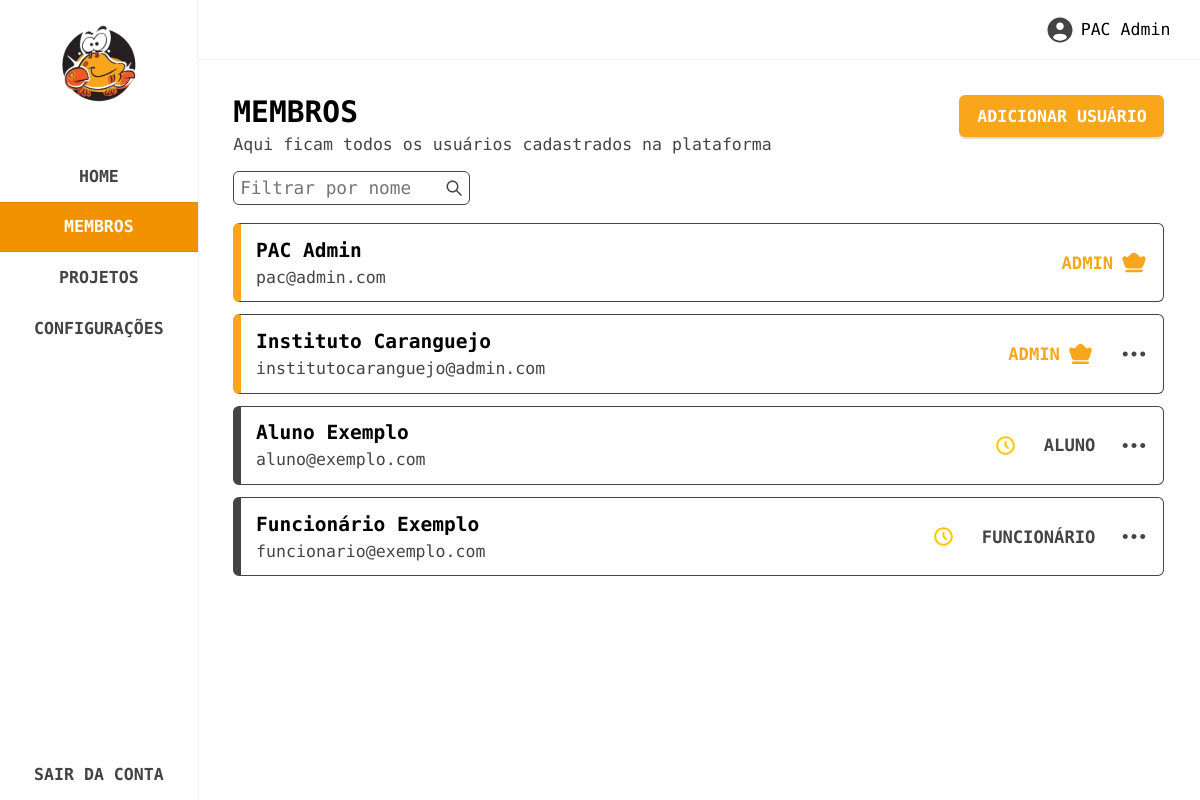
/membros (signed in), run on the app's committed database.
### tables this page shows
CREATE TABLE IF NOT EXISTS `users` (
  `id` bigint(100) NOT NULL AUTO_INCREMENT,
  `name` varchar(100) DEFAULT NULL,
  `email` varchar(150) DEFAULT NULL,
  `phone` varchar(100) DEFAULT NULL,
  `registration_number` bigint(100) DEFAULT NULL,
  `course` varchar(100) DEFAULT NULL,
  `year` varchar(100) DEFAULT NULL,
  `institution` varchar(150) DEFAULT NULL,
  `hours_to_be_validated` int(100) DEFAULT NULL,
  `password` varchar(150) DEFAULT NULL,
  `role` bigint(100) DEFAULT NULL,
  `approved` int(100) DEFAULT 0,
  PRIMARY KEY (`id`)
);

### config/config.php (called while the page is built, shortened)
<?php
function base_url($path) {
    return rtrim(BASE_URL, '/') . '/' . ltrim($path, '/');
}
?>

### routes/routes.php (called while the page is built, shortened)
<?php
$route = isset($_GET['url']) ? $_GET['url'] : '';
function is_project_route($route) {
    return preg_match('/^projeto\/([a-zA-Z0-9-]+)$/', $route);
}
function is_activity_route($route) {
    return preg_match('/^projeto\/([a-zA-Z0-9-]+)\/([a-zA-Z0-9-]+)$/', $route);
}
if (is_project_route($route)) {
    preg_match('/^projeto\/([a-zA-Z0-9-]+)$/', $route, $matches);
    $slug = $matches[1];
    $file = './pages/project-single.php';
    $_GET['slug'] = $slug;
} else {
    switch ($route) {
        case 'membros':
            $file = './pages/members.php';
            break;
    }
}
include $file;
?>

### controllers/users.php (called while the page is built, shortened)
<?php
include_once __DIR__ . '/../config/config.php';
include_once __DIR__ . '/../db/db.php';
function get_user_info($user_id, $fields = []) {
    global $connect;
    $field_list = implode(", ", $fields);
    $query = "SELECT $field_list FROM users WHERE id = ?";
    $stmt = $connect->prepare($query);
    $stmt->bind_param('i', $user_id);
    $stmt->execute();
    $result = [];
    $bind_result_args = [];
    foreach ($fields as $field) {
        $bind_result_args[] = &$result[$field];
    }
    call_user_func_array([$stmt, 'bind_result'], $bind_result_args);
    return $result;
}
function get_all_users($filter_name, $page, $limit = 30) {
    global $connect;
    $offset = ($page - 1) * $limit;
    $filter_query = $filter_name ? "WHERE name LIKE ?" : "";
    $sql = "SELECT * FROM users $filter_query LIMIT ? OFFSET ?";
    $stmt = $connect->prepare($sql);
    if ($filter_name) {
        $filter_name_param = '%' . $filter_name . '%';
        $stmt->bind_param("sii", $filter_name_param, $limit, $offset);
    } else {
        $stmt->bind_param("ii", $limit, $offset);
    }
    $stmt->execute();
    $result = $stmt->get_result();
    $users = $result->fetch_all(MYSQLI_ASSOC);
    return $users;
}
?>

### pages/members.php (the view, shortened to what this page needs)
<?php
include_once __DIR__ . '/../controllers/users.php';
$user_id = $_COOKIE['user_id'];
$user_info = get_user_info($user_id, ['role', 'approved']);
$role = $user_info['role'];
$is_approved = intval($user_info['approved']);
$filter_name = isset($_GET['name']) ? $_GET['name'] : '';
$page = isset($_GET['page']) ? intval($_GET['page']) : 1;
$users = get_all_users($filter_name, $page);
?>
<section class="members" data-page="members">
    <?php include __DIR__ . '/../partials/sidebar.php'; ?>
    <div class="main">
        <?php include __DIR__ . '/../partials/topbar.php'; ?>
        <div class="content">
            <div class="header">
                <span>
                    <h3>MEMBROS</h3>
                    <p>Aqui ficam todos os usuários cadastrados na plataforma</p>
                </span>
                <span>
                    <?php if(intval($role) == 1 || (intval($role) == 2 && $is_approved == 1)): ?>
                        <button class="add-user">ADICIONAR USUÁRIO</button>
                    <?php endif; ?>
                </span>
            </div>
            <div class="filter">
                <form action="" method="GET" id="filter-user-form">
                    <div class="input">
                        <input id="filter-user-name" type="text" name="name" placeholder="Filtrar por nome" value="<?= htmlspecialchars($filter_name) ?>">
                        <button type="submit">
                            <img src="<?= base_url('assets/images/svg/search.svg') ?>" alt="search">
                        </button>
                    </div>
                </form>
            </div>
            <div class="users">
                <?php if(count($users) > 0): ?>
                    <?php foreach($users as $user): ?>
                        <div class="card" data-role="<?= $user['role'] ?>">
                            <div class="left">
                                <span class="infos">
                                    <h5><?= $user['name'] ?></h5>
                                    <p><?= $user['email'] ?></p>
                                </span>
                            </div>
                            <div class="right">
                                <?php if(
                                    intval($user['approved']) != 1
                                ): ?>
                                    <span class="approved">
                                        <img src="<?= base_url('assets/images/svg/pending.svg') ?>" alt="pending" title="Aprovação Pendente">
                                    </span>
                                <?php endif; ?>
                                <span class="role">
                                    <?php if(intval($user['role']) == 1): ?>
                                        <h6>
                                            ADMIN
                                            <img src="<?= base_url('assets/images/svg/crown.svg') ?>" alt="crown">
                                        </h6>
                                    <?php elseif(intval($user['role']) == 2): ?>
                                        <h6>FUNCIONÁRIO</h6>
                                    <?php else: ?>
                                        <h6>ALUNO</h6>
                                    <?php endif; ?>
                                </span>
                                <?php if(
                                    intval($role) == 1 &&
                                    $user['id'] != $user_id
                                ): ?>
                                    <button class="options-btn">
                                        <img src="<?= base_url('assets/images/svg/dots.svg') ?>" alt="dots">
                                    </button>
                                <?php endif; ?>
                            </div>
                        </div>
                    <?php endforeach; ?>
                <?php else: ?>
                    <p class="not-found">Nenhum resultado encontrado.</p>
                <?php endif; ?>
            </div>
        </div>
    </div>
</section>

### index.php (shortened to what this page needs)
<!DOCTYPE html>
<html lang="pt-br">
<?php require_once './config/config.php'; ?>
<?php include './partials/head.php'; ?>
<body>
<?php require_once './routes/routes.php'; ?>
</body>
</html>

### partials/head.php (shortened to what this page needs)
<head>
    <link rel="stylesheet" href="<?= base_url('assets/sass/style.css') ?>">
</head>

### partials/sidebar.php
<nav class="sidebar">
    <span>
        <div class="logo">
            <img src="<?= base_url('assets/images/svg/logo.svg') ?>" alt="logo">
        </div>
        <div class="links">
            <a
            data-page="home"
            href="<?= base_url('/') ?>">HOME</a>
            <a
            data-page="members"
            href="<?= base_url('/membros') ?>">MEMBROS</a>
            <a
            data-page="projects"
            href="<?= base_url('/projetos') ?>">PROJETOS</a>
            <a
            data-page="settings"
            href="<?= base_url('/configuracoes') ?>">CONFIGURAÇÕES</a>
        </div>
    </span>
    <div class="logout">
        <form
        action="<?= base_url('/controllers/logout.php') ?>"
        method="POST">
            <button type="submit">SAIR DA CONTA</button>
        </form>
    </div>
</nav>

### partials/topbar.php
<?php
include_once __DIR__ . '/../controllers/users.php';
$user_id = $_COOKIE['user_id'];
$user_info = get_user_info($user_id, ['name']);
?>
<nav class="topbar">
    <span>
        <div class="profile">
            <a
            data-page="settings"
            href="<?= base_url('/configuracoes') ?>">
                <img src="<?= base_url('assets/images/svg/user-profile.svg') ?>" alt="user-profile">
                <?= $user_info['name'] ?>
            </a>
        </div>
    </span>
</nav>

### data on the page
users: name "PAC Admin", email "pac@admin.com", role 1 (drawn)
users: name "Instituto Caranguejo", email "institutocaranguejo@admin.com", role 1 (drawn)
users: name "Aluno Exemplo", email "aluno@exemplo.com", approved 0 (drawn), role "ALUNO"
users: name "Funcionário Exemplo", email "funcionario@exemplo.com", approved 0 (drawn), role "FUNCIONÁRIO"

### other printed values
$user_info['name'] "PAC Admin"
